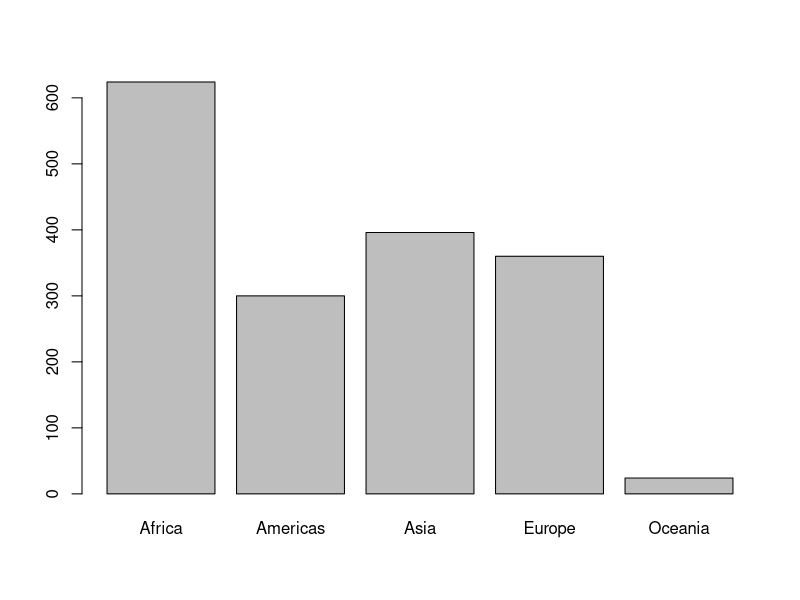
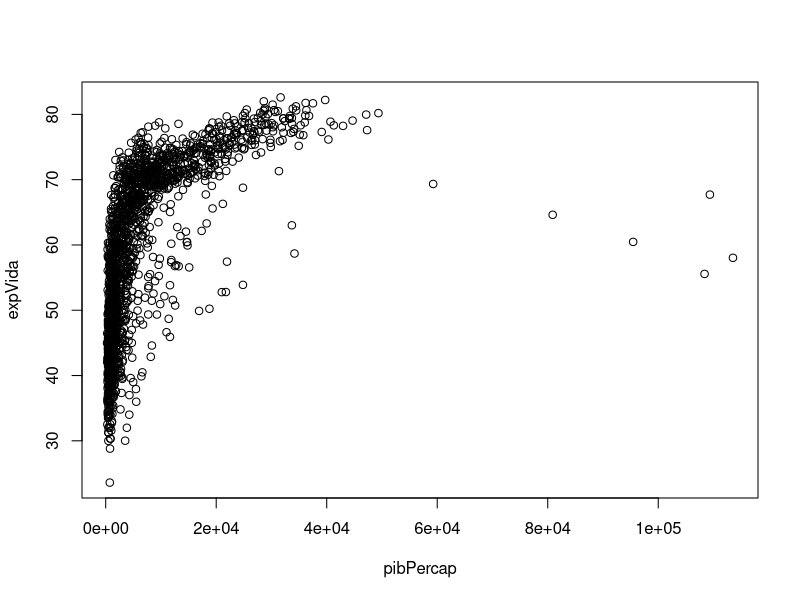
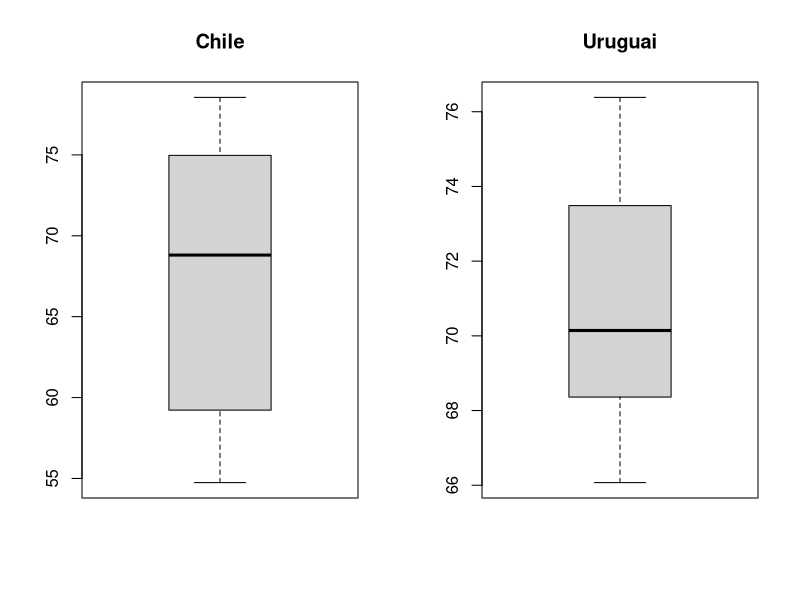
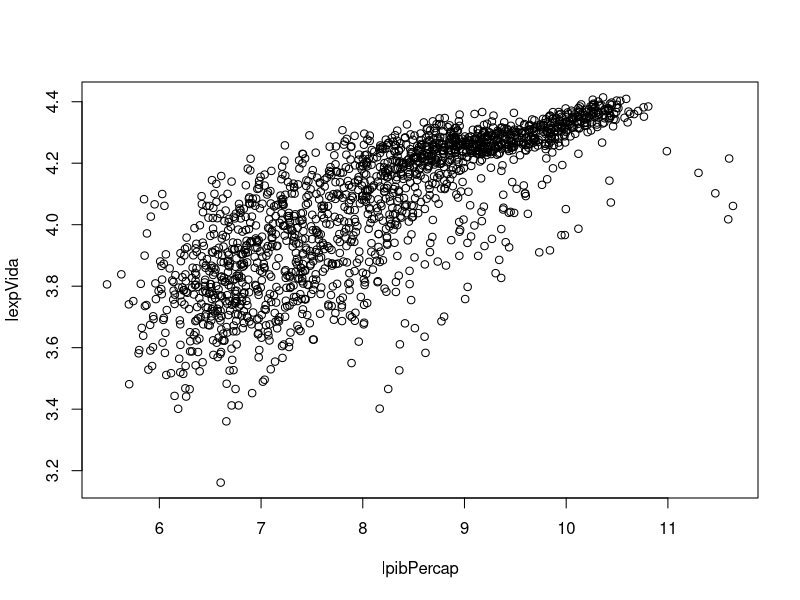
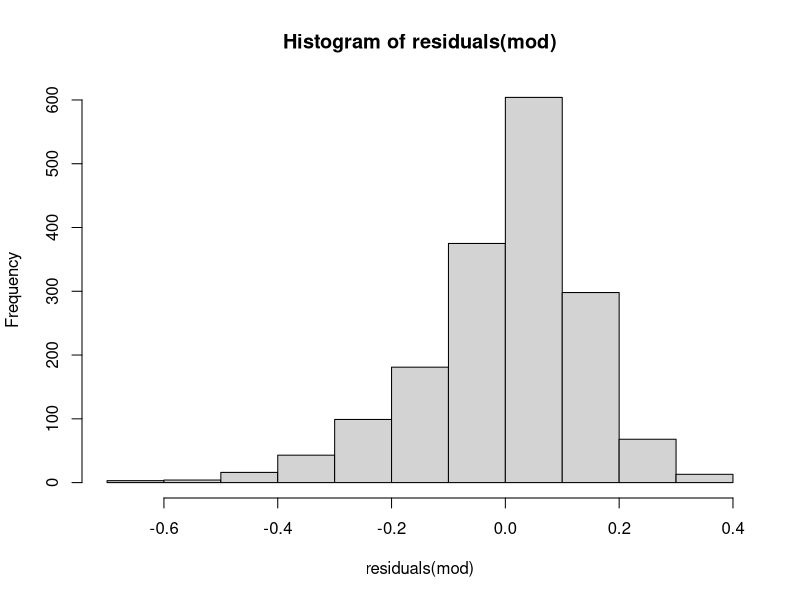
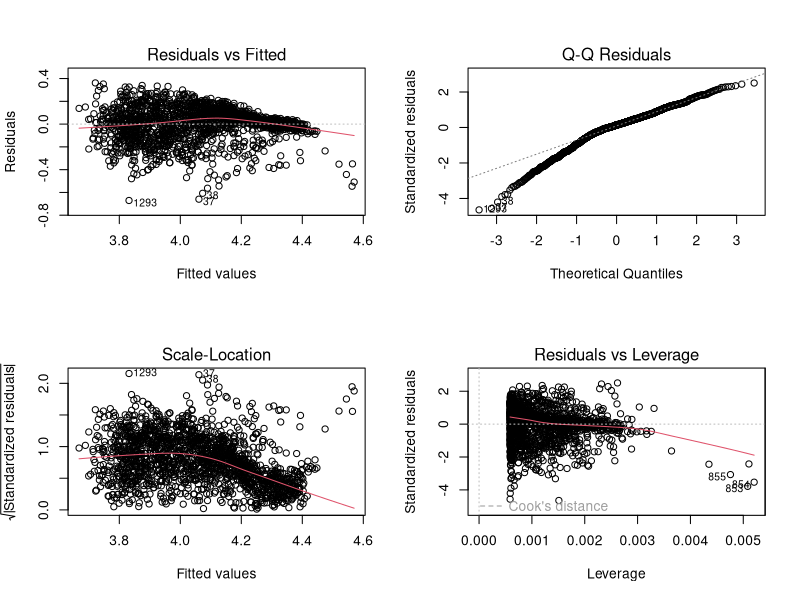
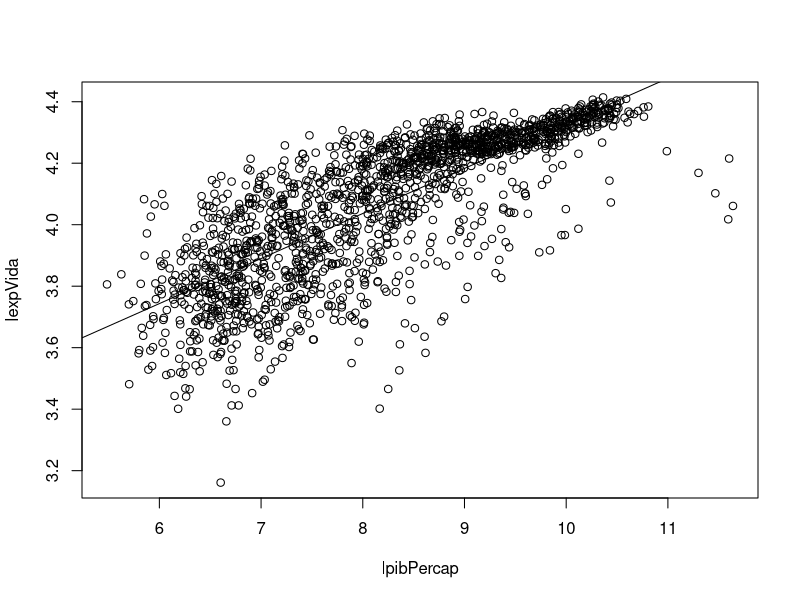

Here is the R script that generated these plots, in order:
## ---- chunk 1
## Importação
dados <- read.table("dados/pib_gapminder.csv", header = TRUE, sep = ",", dec = ".")
## ---- chunk 2
## Estrutura
str(dados)
## ---- chunk 3
## Sumário
summary(dados)
## ---- chunk 4
table(dados$continente)
prop.table(table(dados$continente))
## ---- chunk 5
barplot(table(dados$continente))
## ---- chunk 6
plot(expVida ~ pibPercap, data = dados)
## ---- chunk 7
par(mfrow = c(1,2))
boxplot(dados$expVida[dados$pais == "Chile"], main = "Chile")
boxplot(dados$expVida[dados$pais == "Uruguay"], main = "Uruguai")
par(mfrow = c(1,1))
## ---- chunk 8
mean(dados$expVida[dados$pais == "Chile"])
var(dados$expVida[dados$pais == "Chile"])
mean(dados$expVida[dados$pais == "Uruguay"])
var(dados$expVida[dados$pais == "Uruguay"])
## ---- chunk 9
## Tamanho da amostra (n), média e variância de Venda
n <- length(dados$expVida)
n
t.m <- mean(dados$expVida)
t.m
t.v <- var(dados$expVida)
t.v
## ---- chunk 10
## IC com 95% de confiança
t.ic <- t.m + qt(c(0.025, 0.975), df = n - 1) * sqrt(t.v/n)
t.ic
## ---- chunk 11
t.test(dados$expVida, mu = 60)
## ---- chunk 12
dados$lpibPercap <- log(dados$pibPercap)
dados$lexpVida <- log(dados$expVida)
## ---- chunk 13
plot(lexpVida ~ lpibPercap, data = dados)
## ---- chunk 14
## Defina X, Y, e n
X <- dados$lpibPercap
Y <- dados$lexpVida
n <- length(X)
## ---- chunk 15
## Crie um objeto chamado beta1
beta1 <- (sum(X * Y) - (sum(X) * sum(Y))/n)/(sum(X^2) - (sum(X)^2/n))
beta1
## ---- chunk 16
## Crie um objeto chamado beta0
beta0 <- mean(Y) - beta1 * mean(X)
beta0
## ---- chunk 17
## Crie um objeto chamado mod com o modelo ajustado
mod <- lm(lexpVida ~ lpibPercap, data = dados)
mod
## ---- chunk 18
## Quadro de Análise de Variância
anova(mod)
## ---- chunk 19
## Faça um histograma dos resíduos do modelo
hist(residuals(mod))
## ---- chunk 20
par(mfrow = c(2,2))
plot(mod)
par(mfrow = c(1,1))
## ---- chunk 21
## Faça o gráfico da relação entre entre as variáveis, e insira a
## linha do modelo com abline()
plot(lexpVida ~ lpibPercap, data = dados)
abline(mod)
